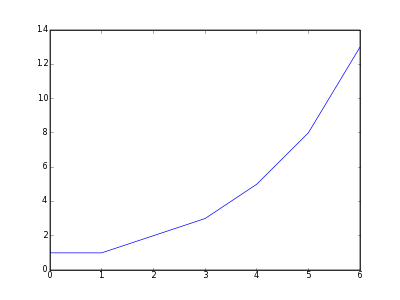

Python code for this plot:
import matplotlib
matplotlib.use('Agg')
from pylab import *

clf() # clear the figure
plot([1,1,2,3,5,8,13]) # a plot of fibonacci sequence
savefig( "simple.png", dpi=50 ) # save to a PNG file
# generate HTML to display the image
print 'Content-Type: text/html\n'
print '<html><body>'
print '<p>My first matplotlib plot!</p>'
print '<img width="400" height="300" src="simple.png" />'
print '</body></html>'
